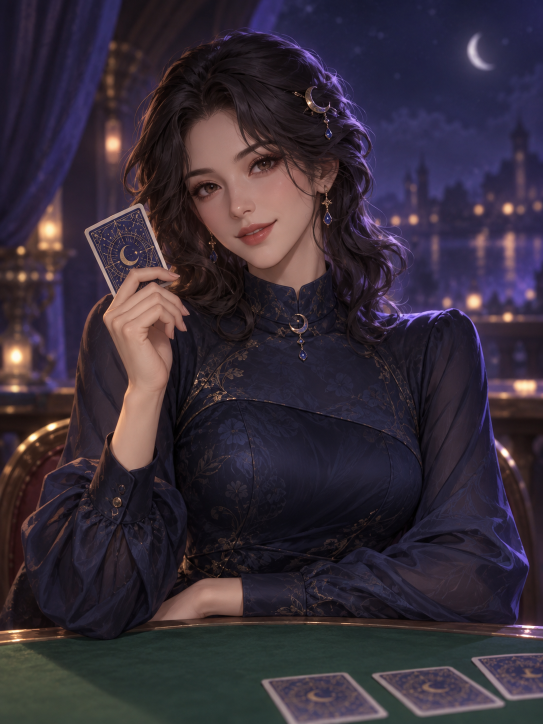
#> input picture apps/web/assets/pals/linxing-v1.png, 1086 x 1448 px (shown at 1/2 size)
$ python generate-outfit-assets.py
#> lines starting #> are read from the running program, lines starting #| are printed output that depends on the picture
# Generate layered outfit assets for photo cards and dress-up performance.
# For each pal x outfit: recolored outfit variant (jpg), transparent effect layer (png),
# and a dark silhouette (jpg) used for locked gallery slots.
import numpy as np
from pathlib import Path
from PIL import Image, ImageDraw, ImageEnhance, ImageFilter

ROOT = Path(__file__).resolve().parent.parent
PALS = ROOT / 'apps' / 'web' / 'assets' / 'pals'
OUT = PALS / 'outfits'
OUT.mkdir(parents=True, exist_ok=True)
SIZE = (600, 800)

OUTFITS = {
    'linxing': {
        'source': PALS / 'linxing-v1.png',
        'hue_window': (120, 200),
        'entries': [
            ('starry-gown', 0, 1.06, 1.04, '#f5d78c', 'stars'),
            ('rose-waltz', 100, 1.02, 1.10, '#ff9ec7', 'petals'),
            ('dawn-silk', 134, 1.10, 0.98, '#ffd9a0', 'rays'),
        ],
    },
    'mia': {
        'source': PALS / 'mia-v1.png',
        'hue_window': (85, 165),
        'entries': [
            ('mint-stage', 0, 1.05, 1.05, '#9ff0d2', 'ribbons'),
            ('violet-rock', 130, 1.04, 1.08, '#c9a7ff', 'bolts'),
            ('sailor-wave', 45, 1.03, 1.06, '#8fd4ff', 'waves'),
        ],
    },
}


def hue_shift(img: Image.Image, degrees: float, window=(0, 255)) -> Image.Image:
    """Shift hue only for saturated pixels inside the clothing/background hue window.

    Skin, lips, gold trim and low-saturation whites keep their original colour.
    """
    if not degrees:
        return img.convert('RGB')
    hsv = np.asarray(img.convert('HSV'), dtype=np.int16)
    hue, sat = hsv[..., 0], hsv[..., 1]
    low, high = window
    in_window = (hue >= low) & (hue <= high) if low <= high else (hue >= low) | (hue <= high)
    mask = in_window & (sat > 40)
    delta = round(degrees / 360 * 255)
    shifted = hsv.copy()
    shifted[..., 0] = np.where(mask, (hue + delta) % 256, hue)
    return Image.fromarray(shifted.astype(np.uint8), 'HSV').convert('RGB')


def star(draw, cx, cy, r, color):
    points = []
    for i in range(8):
        angle = i * 3.14159 / 4
        radius = r if i % 2 == 0 else r * 0.38
        points.append((cx + radius * np.cos(angle), cy + radius * np.sin(angle)))
    draw.polygon(points, fill=color)


def decorate(layer: Image.Image, kind: str, color: str, seed: int):
    rng = np.random.default_rng(seed)
    draw = ImageDraw.Draw(layer)
    w, h = layer.size
    if kind == 'stars':
        for _ in range(46):
            x, y = rng.integers(0, w), rng.integers(0, int(h * 0.72))
            star(draw, x, y, rng.integers(3, 9), color)
    elif kind == 'petals':
        for _ in range(30):
            x, y = rng.integers(0, w), rng.integers(0, h)
            rx, ry = rng.integers(6, 14), rng.integers(3, 7)
            angle = rng.uniform(0, 3.14159)
            bbox = [x - rx, y - ry, x + rx, y + ry]
            draw.ellipse(bbox, outline=color, width=3)
            draw.line([x, y, x + rx * np.cos(angle), y + ry * np.sin(angle)], fill=color, width=2)
    elif kind == 'rays':
        cx, cy = w * 0.5, h * 0.18
        for i in range(14):
            angle = i * 3.14159 / 7 + 0.12
            draw.line([cx, cy, cx + w * np.cos(angle), cy + h * np.sin(angle)], fill=color, width=4)
    elif kind == 'ribbons':
        for offset in (-0.18, 0.16):
            points = [(x, h * (0.30 + offset) + 26 * np.sin(x / 46)) for x in range(0, w + 8, 8)]
            draw.line(points, fill=color, width=6)
    elif kind == 'bolts':
        for _ in range(9):
            x, y = rng.integers(int(w * 0.1), int(w * 0.9)), rng.integers(int(h * 0.1), int(h * 0.7))
            pts = [(x, y), (x + 14, y + 26), (x + 2, y + 26), (x + 16, y + 54), (x - 8, y + 22), (x + 4, y + 22)]
            draw.polygon(pts, outline=color, width=3)
    elif kind == 'waves':
        for row in range(3):
            y0 = h * (0.62 + row * 0.12)
            points = [(x, y0 + 14 * np.sin(x / 38 + row)) for x in range(0, w + 8, 8)]
            draw.line(points, fill=color, width=5)
    return layer


def spotlight(img: Image.Image, color: str) -> Image.Image:
    overlay = Image.new('RGBA', img.size, (0, 0, 0, 0))
    draw = ImageDraw.Draw(overlay)
    w, h = img.size
    rgb = tuple(int(color[i:i + 2], 16) for i in (1, 3, 5))
    draw.ellipse([w * 0.08, -h * 0.28, w * 0.92, h * 0.42], fill=rgb + (46,))
    overlay = overlay.filter(ImageFilter.GaussianBlur(40))
    return Image.alpha_composite(img.convert('RGBA'), overlay).convert('RGB')


def make_silhouette(img: Image.Image) -> Image.Image:
    gray = img.convert('L')
    gray = ImageEnhance.Brightness(gray).enhance(0.32)
    navy = Image.new('RGB', gray.size, (11, 16, 32))
    return Image.blend(navy, gray.convert('RGB'), 0.42)


def main():
    for pal, config in OUTFITS.items():
        base = Image.open(config['source']).convert('RGB').resize(SIZE, Image.LANCZOS)
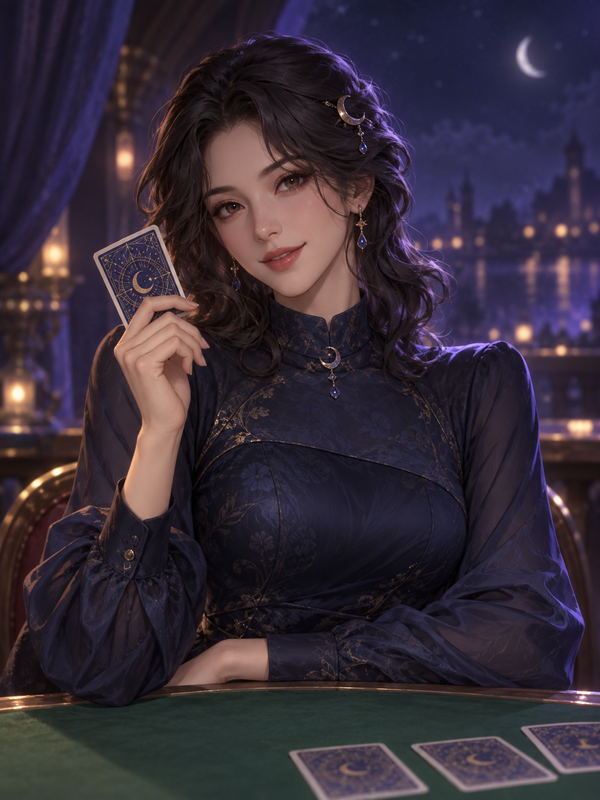
#> base: PIL image 600x800 RGB; mean R, G, B 54.9, 45.1, 56.7
        for index, (outfit_id, degrees, sat, bright, color, kind) in enumerate(config['entries']):
            variant = hue_shift(base, degrees, config['hue_window'])
            variant = ImageEnhance.Color(variant).enhance(sat)
            variant = ImageEnhance.Brightness(variant).enhance(bright)
            variant = spotlight(variant, color)
            variant.save(OUT / f'{pal}-{outfit_id}.jpg', quality=88)

            fx = Image.new('RGBA', SIZE, (0, 0, 0, 0))
            fx = decorate(fx, kind, color, seed=index * 97 + len(pal))
            fx.save(OUT / f'{pal}-{outfit_id}-fx.png')

            make_silhouette(variant).save(OUT / f'{pal}-{outfit_id}-silhouette.jpg', quality=82)
            print(f'generated {pal}-{outfit_id} (variant + fx + silhouette)')
#> this loop made 3 passes
#> pass 1, in spotlight, `overlay = overlay.filter(ImageFilter.GaussianBlur(40))`:
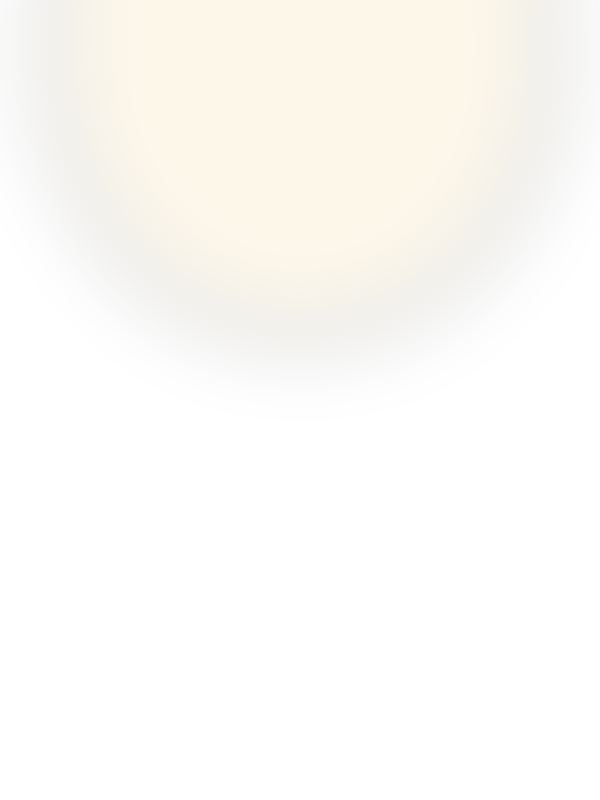
#> overlay: PIL image 600x800 RGBA; mean R, G, B, A 71, 62.3, 40.6, 13.3; transparent parts drawn white
#> after the loop:
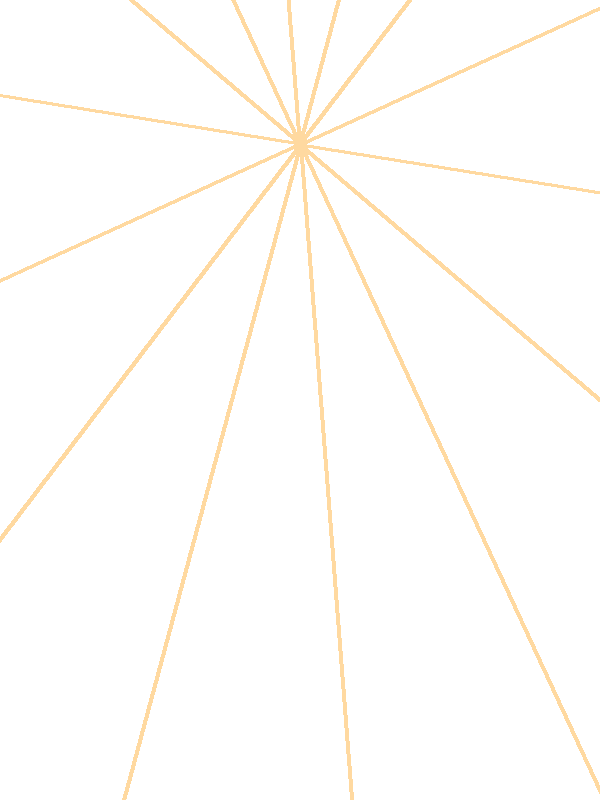
#> fx: PIL image 600x800 RGBA; mean R, G, B, A 10.5, 8.9, 6.6, 10.5; transparent parts drawn white
#> after the loop:
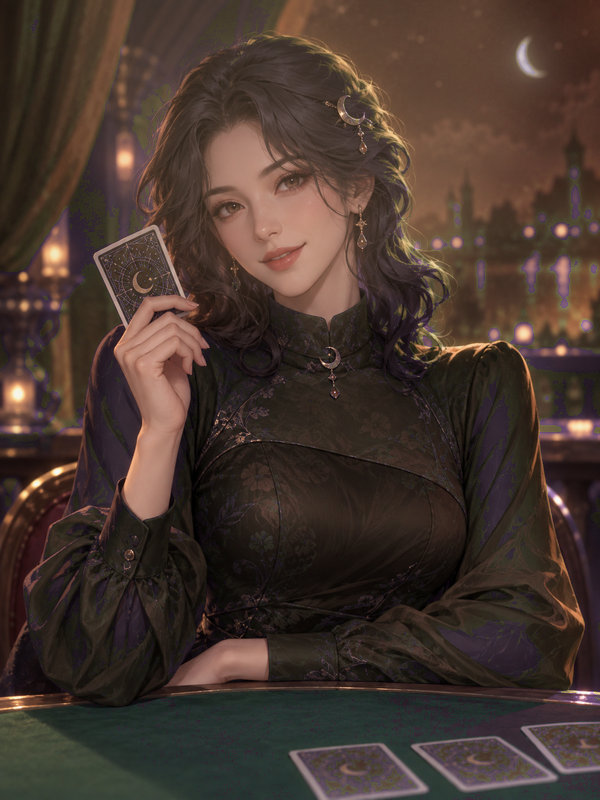
#> variant: PIL image 600x800 RGB; mean R, G, B 70.8, 54.8, 47
#> pass 2 of the loop in main, `for pal, config in OUTFITS.items():`:
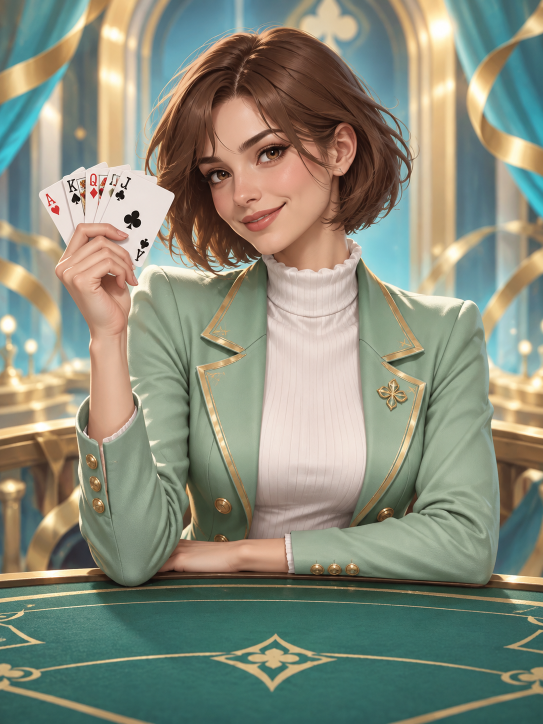
#> input picture apps/web/assets/pals/mia-v1.png, 1086 x 1448 px (shown at 1/2 size)
#> after the loop in main, `for index, (outfit_id, degrees, sat, bright, color, kind) in enumerate..`:
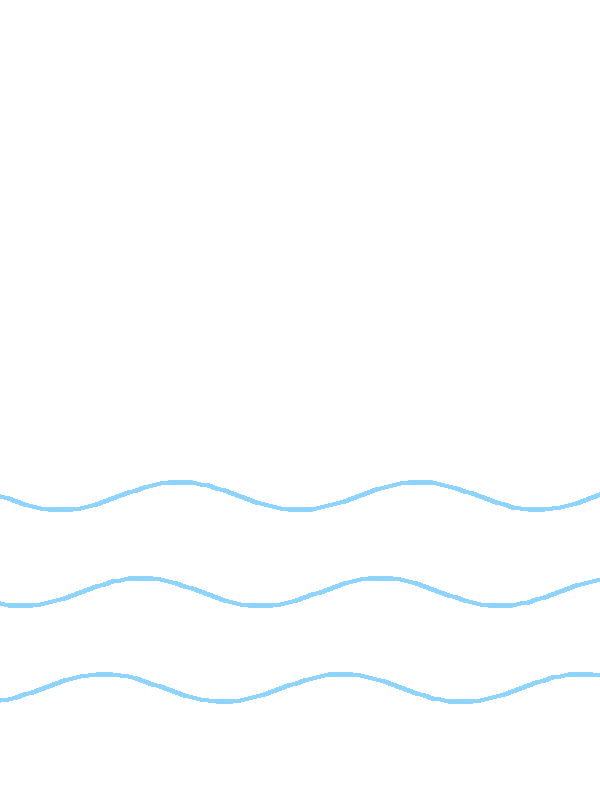
#> fx: PIL image 600x800 RGBA; mean R, G, B, A 2.5, 3.7, 4.5, 4.5; transparent parts drawn white
#> after the loop in main, `for index, (outfit_id, degrees, sat, bright, color, kind) in enumerate..`:
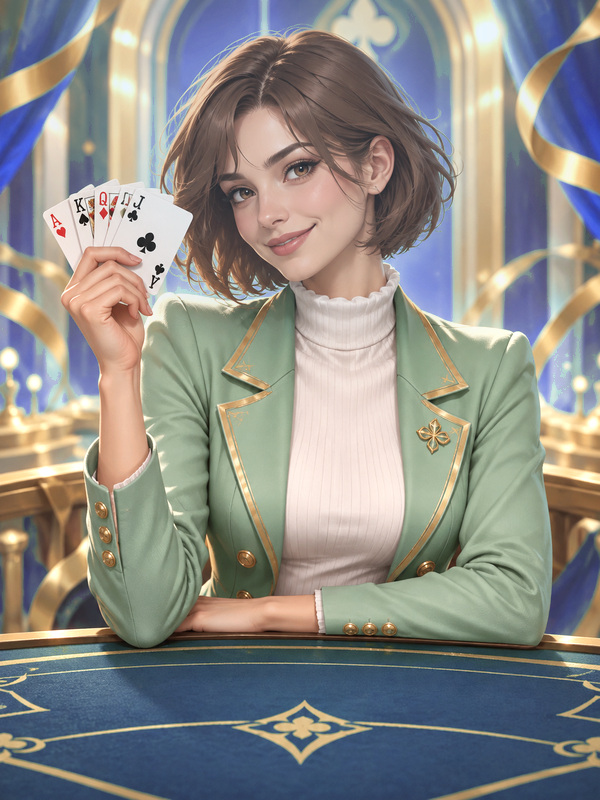
#> variant: PIL image 600x800 RGB; mean R, G, B 140.9, 139.3, 135


if __name__ == '__main__':
    main()
